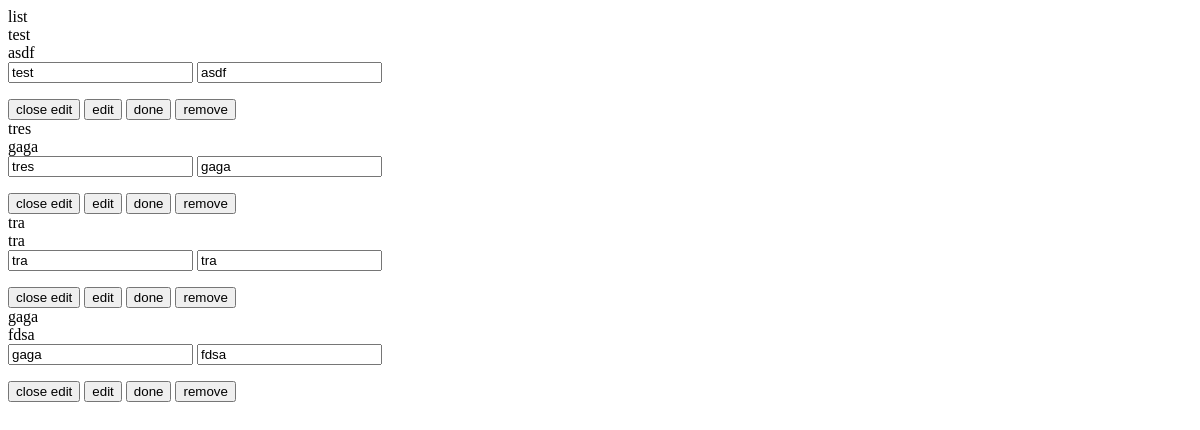
The page /list/tasks (signed in) on the database as committed earlier.
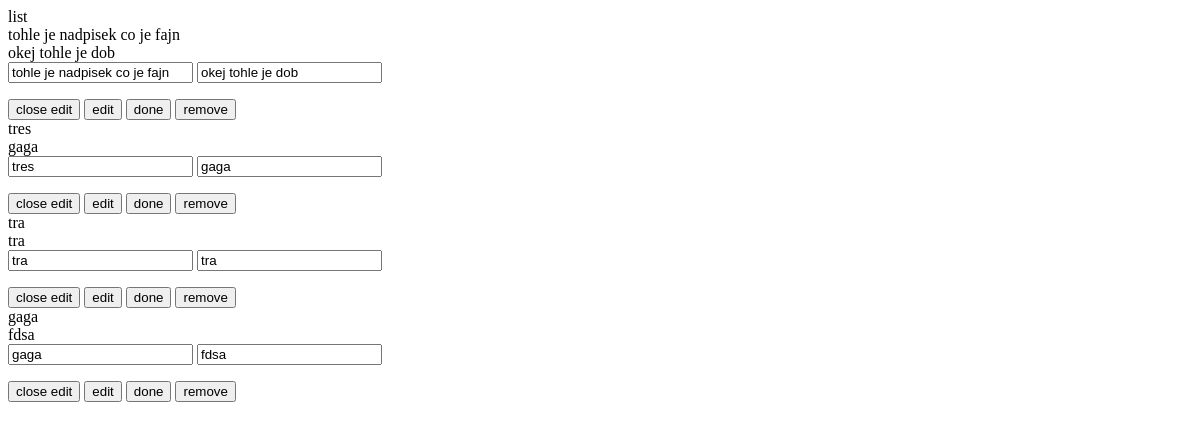
The same page on the database as committed later.
### models.py (models this page shows)
class Task(db.Model):
    __tablename__ = "tasks"
    id = db.Column(db.Integer, primary_key=True)
    user_id = db.Column(db.Integer, db.ForeignKey('users.id'), nullable=False)
    title = db.Column(db.String(100), nullable=False)
    content = db.Column(db.String(1000), nullable=False)
    created_at = db.Column(db.DateTime, nullable=False, default=datetime.utcnow)
    updated_at = db.Column(db.DateTime, nullable=False, default=datetime.utcnow, onupdate=datetime.utcnow)
    is_completed = db.Column(db.Boolean, default=False)

### routes.py (the view)
@app.route('/list/tasks')
@flask_login.login_required
def tasks():
    tasks = Task.query.filter_by(user_id=flask_login.current_user.id).order_by(Task.created_at.desc()).all()
    return flask.render_template("components/tasks.html", tasks=tasks)

### app.py (called while the page is built)
@login_manager.user_loader
def user_loader(id):
    return User.query.get(id)

### templates/components/tasks.html (shortened to what this page needs)
<div class="mt-5">
    <label class="label has-overflow-ellipsis has-text-info">list</label>
    <div class="list task-list-main">
        {% for task in tasks %}
            <div class="list-item box has-background-warning-light"
                 x-data="{ editing: false }">
                {% if task["is_completed"] %}
                <div class="list-item-content list-item-done">
                {% else %}
                <div class="list-item-content">
                {% endif %}
                    <div x-show="!editing">
                        <div class="list-item-title">
                            <span>{{ task['title'] }}</span>
                        </div>
                        <div class="list-item-description">
                            <span>{{ task['content'] }}</span>
                        </div>
                    </div>
                    <form x-show="editing"
                          hx-post="/list/edit/{{ task['id'] }}"
                          hx-trigger="keyup changed input delay:300ms from:.title-value, keyup changed input delay:300ms from:.content-value"
                          hx-swap="innerHTML">
                        <input class="title-value input is-info w-50" type="text" name="title" value="{{ task['title'] }}">
                        <input class="content-value input is-info w-50 mt-2" type="text" name="content" value="{{ task['content'] }}">
                    </form>
                </div>
                <div class="list-item-controls">
                    <div class="buttons is-right">
                        {% if task["is_completed"] %}
                        <button class="button is-info"
                                hx-patch="/list/undone/{{ task['id'] }}"
                                hx-swap="innerHTML">
                        <span class="icon is-small">
                            <i class="fas fa-xmark"></i>
                        </span>
                        <span>undone</span>
                        </button>
                        {% else %}
                        <button class="button is-info"
                            x-on:click="editing = !editing; $dispatch('newTask')"
                            x-show="editing">
                        <span>close edit</span>
                        </button>
                        <button class="button is-info"
                            x-on:click="editing = !editing;"
                            x-show="!editing">
                        <span>edit</span>
                        </button>
                        <span class="displayer" x-show="!editing">
                            <button class="button is-info"
                                    hx-trigger="click"
                                    hx-patch="/list/done/{{ task['id'] }}"
                                    hx-swap="innerHTML">
                            <span>done</span>
                            </button>
                        </span>
                        {% endif %}
                        <button class="button is-danger"
                                hx-delete="/list/delete/{{ task['id'] }}"
                                hx-confirm="Are you sure you want to delete this task?"
                                hx-swap="innerHTML">
                        <span>remove</span>
                        </button>
                    </div>
                </div>
            </div>
        {% else %}
            <div class="list-item">
                <div class="list-item-content">
                    <div class="list-item-description">you have no tasks created</div>
                </div>
            </div>
        {% endfor %}
    </div>
</div>

Rows that differ between the two databases and show on the page:
removed Task: title "test", content "asdf"
added Task: title "tohle je nadpisek co je fajn", content "okej tohle je dob"
